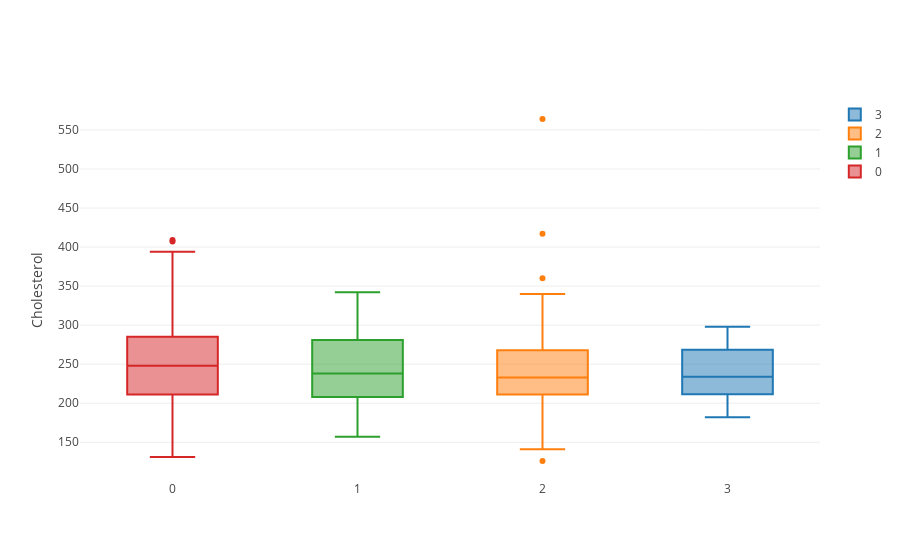

Write notebook code for a chart like this one.
### Markdown cell above
We can use plotly to plot the boxplots

### Code cell
# First let's create a list to append the data to be plotted
data = []
for pain in df.cp.unique():
    data.append(go.Box(y=df[df.cp == pain].chol, name=str(pain)))

layout = go.Layout(yaxis=dict(title ='Cholesterol', zeroline=False))
                   
fig = go.Figure(data=data, layout=layout)               
py.iplot(fig, show_link=False)

### Figure 1 — Plotly figure (JSON) as saved in the notebook; plotly's stock layout.template omitted (floating-point values rounded to 4 significant figures; data arrays with more than 128 entries replaced by an {"elided": "..."} marker saying what was removed)
{"data": [{"name": "3", "type": "box", "uid": "5d1d8914-2bc6-4858-9039-0ea1d627374b", "y": [233, 211, 283, 226, 239, 199, 213, 182, 186, 298, 244, 270, 234, 193, 240, 227, 282, 288, 273, 231, 234, 204, 264]}, {"name": "2", "type": "box", "uid": "329fb816-32ef-4fd0-8c70-d5623e8aa459", "y": [250, 199, 168, 275, 219, 340, 233, 243, 212, 175, 417, 197, 273, 177, 304, 232, 269, 360, 308, 321, 235, 257, 216, 256, 231, 141, 252, 265, 211, 222, 258, 227, 213, 245, 240, 250, 318, 564, 277, 214, 255, 223, 315, 246, 240, 196, 211, 126, 313, 215, 214, 268, 267, 199, 277, 196, 201, 178, 295, 209, 197, 242, 226, 180, 278, 220, 253, 175, 175, 256, 224, 335, 230, 233, 185, 231, 274, 188, 229, 263, 309, 243, 269, 254, 149, 218, 212]}, {"name": "1", "type": "box", "uid": "11081324-af39-4c78-9ea0-065bf98a72de", "y": [204, 236, 294, 263, 266, 302, 198, 219, 245, 325, 201, 309, 203, 234, 220, 204, 250, 221, 205, 308, 197, 288, 160, 195, 244, 262, 204, 210, 269, 271, 295, 235, 306, 208, 245, 192, 220, 221, 240, 342, 157, 229, 284, 281, 246, 283, 261, 319, 232, 236]}, {"name": "0", "type": "box", "uid": "c82032da-1ad2-4d6e-a174-85da38175112", "y": {"elided": "143 int values"}}], "layout": {"autosize": true, "xaxis": {"autorange": true, "range": [-0.5, 3.5], "type": "linear"}, "yaxis": {"autorange": true, "range": [101.7, 588.3], "title": {"text": "Cholesterol"}, "type": "linear", "zeroline": false}}}
